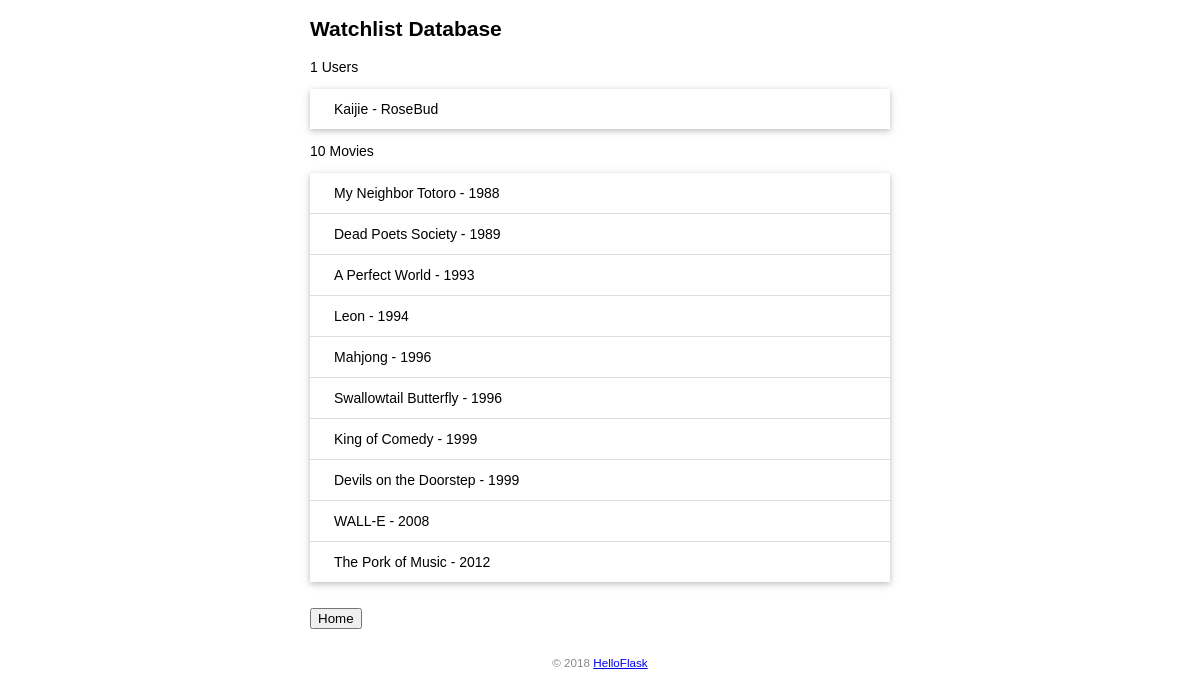
/data, run on an earlier commit of the app's database.
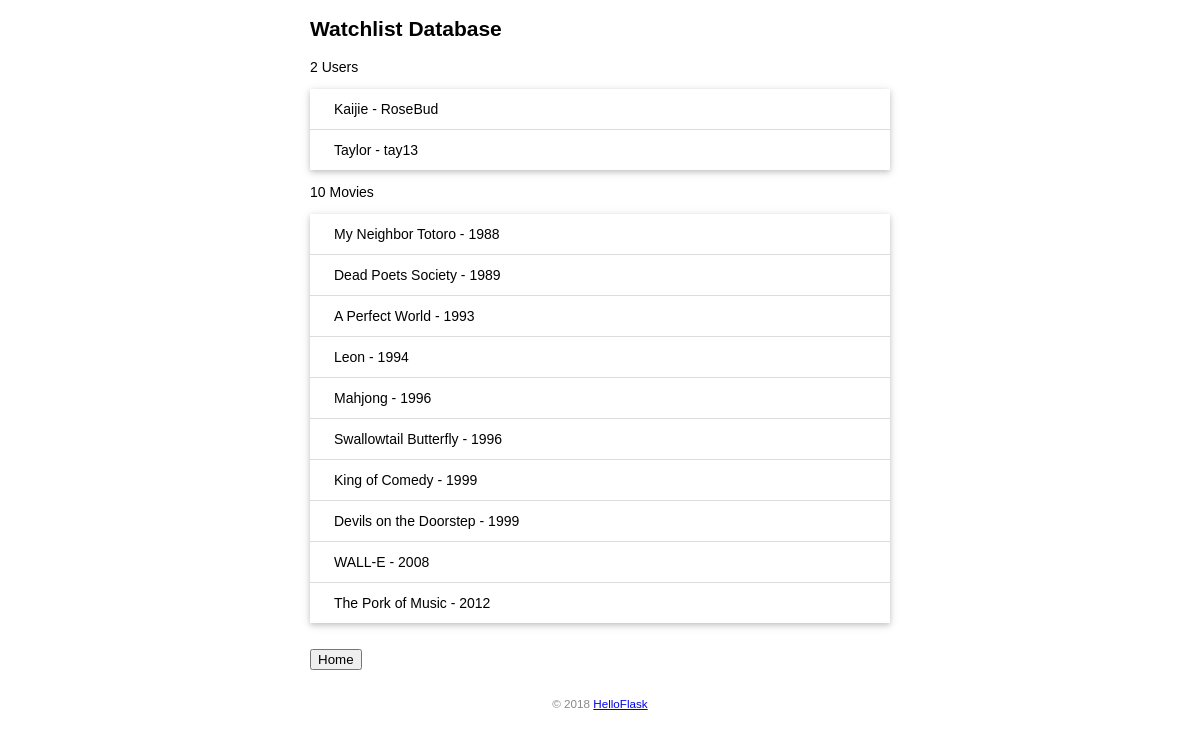
And on a later commit of the database.
### app.py (models this page shows, shortened)
class User(db.Model, UserMixin):  # 表名将会是 user（自动生成，小写处理）
    id = db.Column(db.Integer, primary_key=True)  # 主键
    name = db.Column(db.String(20))  # 名字
    username = db.Column(db.String(20))  # 用户名
    password_hash = db.Column(db.String(128))  # 密码散列值

class Movie(db.Model):  # 表名将会是 movie
    id = db.Column(db.Integer, primary_key=True)  # 主键
    title = db.Column(db.String(60))  # 电影标题
    year = db.Column(db.String(4))  # 电影年份

### app.py (the view)
@app.route('/data')
def show_database():
    users = User.query.all()  # 读取用户记录
    movies = Movie.query.all()  # 读取所有电影记录
    return render_template('database.html', users=users, movies=movies)

### app.py (called while the page is built)
@app.context_processor
def inject_user():
    user = current_user
    return dict(user=user)

@app.context_processor
def inject_movies():
    movies = Movie.query.all()
    return dict(movies=movies)

### templates/database.html (shortened to what this page needs)
<!DOCTYPE html>
<html lang="en">
<head>
    <link rel="stylesheet" href="{{ url_for('static', filename='watchlist-css/style.css') }}" type="text/css">
</head>
<body>
    <h2>Watchlist Database</h2>
    <p>{{ users|length }} Users</p>
    <ul class="movie-list">
        {% for user in users %}
        <li>{{ user.name }} - {{ user.username }}</li>
        {% endfor %}
    </ul>
    <p>{{ movies|length }} Movies</p>
    <ul class="movie-list">
        {% for movie in movies %}
        <li>{{ movie.title }} - {{ movie.year }}</li>
        {% endfor %}
    </ul>
    <br>
    <form action="/home">
        <button type="submit">Home</button>
    </form>
    <footer>
        <small>&copy; 2018 <a href="http://helloflask.com/tutorial">HelloFlask</a></small>
    </footer>
</body>
</html>

### static/watchlist-css/style.css (style rules this page uses)
body { margin: auto; max-width: 580px; font-size: 14px; font-family: Helvetica, Arial, sans-serif; }
footer { color: #888; margin-top: 15px; text-align: center; padding: 10px; }
.movie-list { list-style-type: none; padding: 0; margin-bottom: 10px; box-shadow: 0 2px 5px 0 rgba(0, 0, 0, 0.16), 0 2px 10px 0 rgba(0, 0, 0, 0.12); }
.movie-list li { padding: 12px 24px; border-bottom: 1px solid #ddd; }
.movie-list li:last-child { border-bottom:none; }

What changed in the data, as far as the page shows it:
added User: name "Taylor", username "tay13"
Also different on the page:
{{ users|length }}: "1" → "2"
